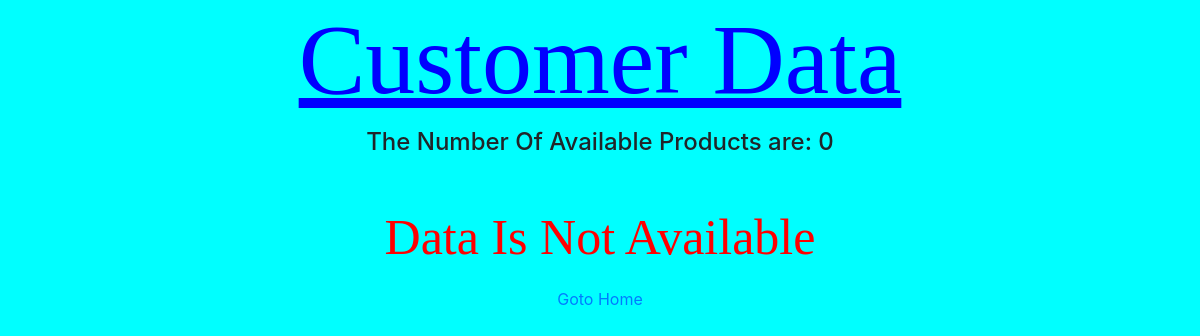
/retrieve, run on an earlier commit of the app's database.
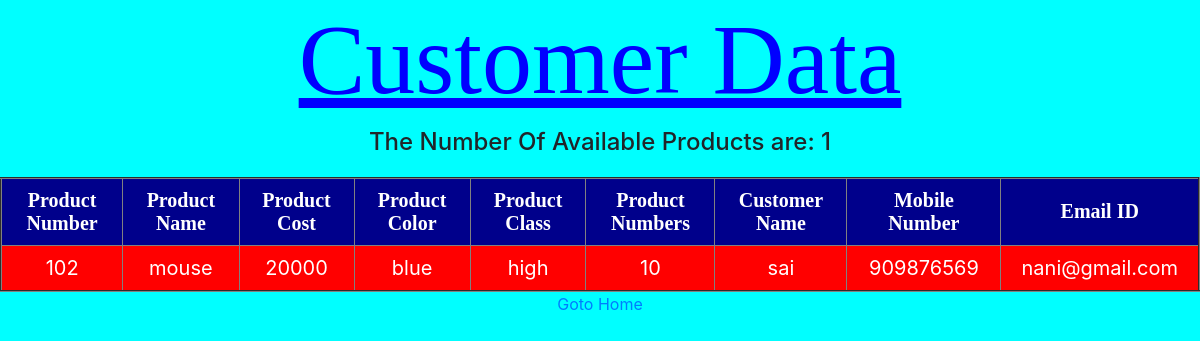
And on a later commit of the database.
### curdapp/models.py (models this page shows)
class ProductData(models.Model):
    product_id = models.IntegerField()
    product_name = models.CharField(max_length=50)
    product_cost = models.IntegerField()
    product_color = models.CharField(max_length=50)
    product_class = models.CharField(max_length=10)
    number_of_products = models.IntegerField()
    customer_name = models.CharField(max_length=50)
    mobile_number = models.BigIntegerField()
    email = models.EmailField(max_length=50)

### curdapp/views.py (the view)
# urls.py: url(r'^retrieve',views.retrieving),
def retrieving(request):
    data = ProductData.objects.all()
    ldata = len(data)
    return render(request,'curdretrieving.html',{'data':data, 'ldata':ldata})

### templates/curdretrieving.html (shortened to what this page needs)
<html>
<head>
  <link rel="stylesheet" href="https://maxcdn.bootstrapcdn.com/bootstrap/4.2.1/css/bootstrap.min.css">
</head>
<body>
<h2>Customer Data</h2>
<center>
<h4>The Number Of Available Products are: {{ ldata }}</h4>
<table border="2">
    {% if data %}
    <thead>
        <tr>
            <th>Product Number</th>
            <th>Product Name</th>
            <th>Product Cost</th>
            <th>Product Color</th>
            <th>Product Class</th>
            <th>Product Numbers</th>
            <th>Customer Name</th>
            <th>Mobile Number</th>
            <th>Email ID</th>
        </tr>
    </thead>
    {%for i in data  %}
    <tbody>
        <tr>
            <td>{{ i.product_id }}</td>
            <td>{{ i.product_name }}</td>
            <td>{{ i.product_cost }}</td>
            <td>{{ i.product_color }}</td>
            <td>{{ i.product_class }}</td>
            <td>{{ i.number_of_products }}</td>
            <td>{{ i.customer_name }}</td>
            <td>{{ i.mobile_number }}</td>
            <td>{{ i.email }}</td>
        </tr>
    </tbody>
    {% endfor %}
    {% else %}
        <h1>Data Is Not Available</h1>
    {% endif %}
</table>
<a href="/#/">Goto Home</a>
</center>
</body>
</html>

### templates/curdretrieving.html (style rules this page uses)
h2 { text-align: center; color: blue; font-family: cursive; font-size: 100px; text-decoration: underline; }
th,td { padding: 10px 20px; font-size: 20px; text-align: center; color: white; }
table { margin-top: 20px; }
th { font-family:"Times New Roman"; }
tbody:nth-of-type(odd) { background-color: red; }
thead { background-color: darkblue; }
body { background-color: cyan; }

What changed in the data, as far as the page shows it:
added ProductData: product_id "102", product_name "mouse", product_cost "20000", product_color "blue", product_class "high", number_of_products "10", customer_name "sai", mobile_number "909876569", email "nani@gmail.com"
Also different on the page:
{{ ldata }}: "0" → "1"
text no longer shown: "Data Is Not Available"
text now shown: "Product Number Product Name Product Cost Product Color Product Class Product Numbers Customer Name Mobile Number Email ID"
